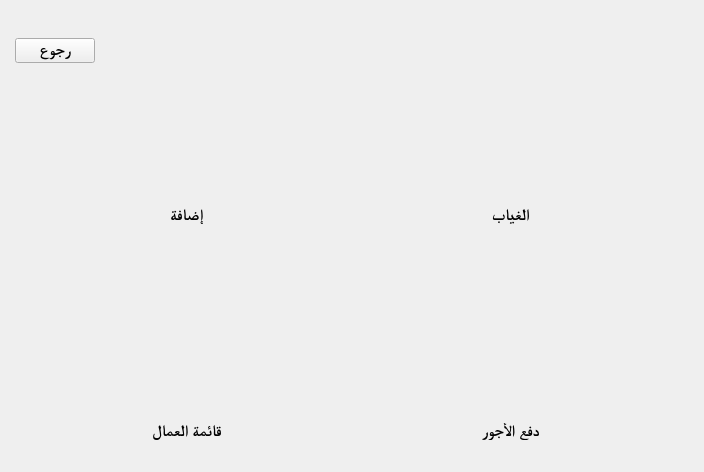
<?xml version="1.0" encoding="UTF-8"?>
<ui version="4.0">
 <class>Form</class>
 <widget class="QWidget" name="Form">
  <property name="geometry">
   <rect>
    <x>0</x>
    <y>0</y>
    <width>704</width>
    <height>472</height>
   </rect>
  </property>
  <property name="windowTitle">
   <string>Form</string>
  </property>
  <layout class="QGridLayout" name="gridLayout_2" rowstretch="0,0,0" columnstretch="0,0,0,0">
   <property name="sizeConstraint">
    <enum>QLayout::SetDefaultConstraint</enum>
   </property>
   <property name="leftMargin">
    <number>6</number>
   </property>
   <property name="horizontalSpacing">
    <number>6</number>
   </property>
   <item row="1" column="0">
    <layout class="QGridLayout" name="gridLayout">
     <property name="spacing">
      <number>80</number>
     </property>
     <item row="1" column="0">
      <widget class="QFrame" name="add">
       <property name="maximumSize">
        <size>
         <width>126</width>
         <height>136</height>
        </size>
       </property>
       <property name="cursor">
        <cursorShape>PointingHandCursor</cursorShape>
       </property>
       <property name="frameShape">
        <enum>QFrame::NoFrame</enum>
       </property>
       <property name="frameShadow">
        <enum>QFrame::Raised</enum>
       </property>
       <layout class="QVBoxLayout" name="verticalLayout_5">
        <item>
         <widget class="QLabel" name="add_ico">
          <property name="minimumSize">
           <size>
            <width>0</width>
            <height>100</height>
           </size>
          </property>
          <property name="text">
           <string/>
          </property>
          <property name="alignment">
           <set>Qt::AlignCenter</set>
          </property>
         </widget>
        </item>
        <item>
         <widget class="QLabel" name="add_txt_2">
          <property name="font">
           <font>
            <family>FreeSerif</family>
            <pointsize>12</pointsize>
            <weight>75</weight>
            <bold>true</bold>
           </font>
          </property>
          <property name="text">
           <string>إضافة</string>
          </property>
          <property name="alignment">
           <set>Qt::AlignCenter</set>
          </property>
         </widget>
        </item>
       </layout>
      </widget>
     </item>
     <item row="1" column="1">
      <widget class="QFrame" name="check">
       <property name="maximumSize">
        <size>
         <width>126</width>
         <height>136</height>
        </size>
       </property>
       <property name="cursor">
        <cursorShape>PointingHandCursor</cursorShape>
       </property>
       <property name="frameShape">
        <enum>QFrame::NoFrame</enum>
       </property>
       <property name="frameShadow">
        <enum>QFrame::Raised</enum>
       </property>
       <layout class="QVBoxLayout" name="verticalLayout_6">
        <item>
         <widget class="QLabel" name="check_ico">
          <property name="minimumSize">
           <size>
            <width>0</width>
            <height>100</height>
           </size>
          </property>
          <property name="text">
           <string/>
          </property>
          <property name="alignment">
           <set>Qt::AlignCenter</set>
          </property>
         </widget>
        </item>
        <item>
         <widget class="QLabel" name="check_txt_2">
          <property name="font">
           <font>
            <family>FreeSerif</family>
            <pointsize>12</pointsize>
            <weight>75</weight>
            <bold>true</bold>
           </font>
          </property>
          <property name="text">
           <string>الغياب</string>
          </property>
          <property name="alignment">
           <set>Qt::AlignCenter</set>
          </property>
         </widget>
        </item>
       </layout>
      </widget>
     </item>
     <item row="2" column="1">
      <widget class="QFrame" name="pay">
       <property name="maximumSize">
        <size>
         <width>126</width>
         <height>136</height>
        </size>
       </property>
       <property name="cursor">
        <cursorShape>PointingHandCursor</cursorShape>
       </property>
       <property name="frameShape">
        <enum>QFrame::NoFrame</enum>
       </property>
       <property name="frameShadow">
        <enum>QFrame::Raised</enum>
       </property>
       <layout class="QVBoxLayout" name="verticalLayout_7">
        <item>
         <widget class="QLabel" name="pay_ico">
          <property name="minimumSize">
           <size>
            <width>0</width>
            <height>100</height>
           </size>
          </property>
          <property name="text">
           <string/>
          </property>
          <property name="alignment">
           <set>Qt::AlignCenter</set>
          </property>
         </widget>
        </item>
        <item>
         <widget class="QLabel" name="pay_txt_2">
          <property name="font">
           <font>
            <family>FreeSerif</family>
            <pointsize>12</pointsize>
            <weight>75</weight>
            <bold>true</bold>
           </font>
          </property>
          <property name="text">
           <string>دفع الأجور</string>
          </property>
          <property name="alignment">
           <set>Qt::AlignCenter</set>
          </property>
         </widget>
        </item>
       </layout>
      </widget>
     </item>
     <item row="2" column="0">
      <widget class="QFrame" name="empl_list">
       <property name="maximumSize">
        <size>
         <width>126</width>
         <height>136</height>
        </size>
       </property>
       <property name="cursor">
        <cursorShape>PointingHandCursor</cursorShape>
       </property>
       <property name="frameShape">
        <enum>QFrame::NoFrame</enum>
       </property>
       <property name="frameShadow">
        <enum>QFrame::Raised</enum>
       </property>
       <layout class="QVBoxLayout" name="verticalLayout_8">
        <item>
         <widget class="QLabel" name="list_ico">
          <property name="minimumSize">
           <size>
            <width>0</width>
            <height>100</height>
           </size>
          </property>
          <property name="text">
           <string/>
          </property>
          <property name="alignment">
           <set>Qt::AlignCenter</set>
          </property>
         </widget>
        </item>
        <item>
         <widget class="QLabel" name="list_txt_2">
          <property name="font">
           <font>
            <family>FreeSerif</family>
            <pointsize>12</pointsize>
            <weight>75</weight>
            <bold>true</bold>
           </font>
          </property>
          <property name="text">
           <string>قائمة العمال</string>
          </property>
          <property name="alignment">
           <set>Qt::AlignCenter</set>
          </property>
         </widget>
        </item>
       </layout>
      </widget>
     </item>
    </layout>
   </item>
   <item row="0" column="0">
    <widget class="QFrame" name="frame">
     <property name="maximumSize">
      <size>
       <width>16777215</width>
       <height>56</height>
      </size>
     </property>
     <property name="frameShape">
      <enum>QFrame::NoFrame</enum>
     </property>
     <property name="frameShadow">
      <enum>QFrame::Raised</enum>
     </property>
     <layout class="QHBoxLayout" name="horizontalLayout_3">
      <item>
       <widget class="QPushButton" name="back_btn">
        <property name="font">
         <font>
          <family>FreeSerif</family>
          <pointsize>12</pointsize>
          <weight>75</weight>
          <bold>true</bold>
         </font>
        </property>
        <property name="text">
         <string>رجوع</string>
        </property>
       </widget>
      </item>
      <item>
       <spacer name="horizontalSpacer">
        <property name="orientation">
         <enum>Qt::Horizontal</enum>
        </property>
        <property name="sizeHint" stdset="0">
         <size>
          <width>40</width>
          <height>20</height>
         </size>
        </property>
       </spacer>
      </item>
     </layout>
    </widget>
   </item>
  </layout>
 </widget>
 <resources/>
 <connections/>
</ui>
